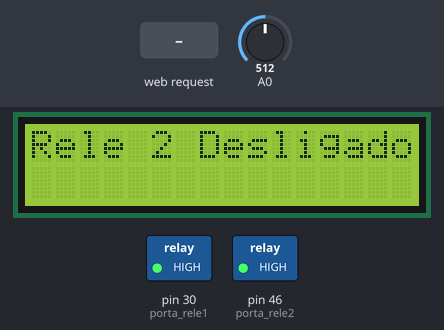
Bench run of a sketch on a simulated Arduino Mega 2560, built with avr-gcc and run on an emulated ATmega2560. Parts: 16×2 character LCD, switched loads named in the sketch (green lamp = pin HIGH). The inputs (shaded band) are chosen by the test bench; at power-on: A0 = 512.

Above: at 1.2 s.
1.3 s: A0 set to 467
4.3 s: A0 set to 434
At 5.1 s:
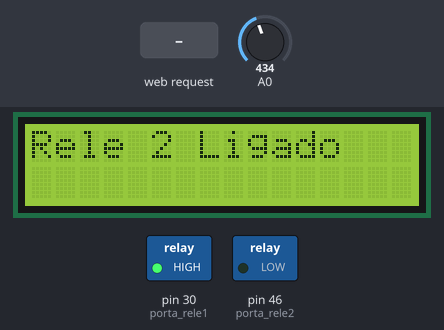
10.3 s: HTTP request GET /?rele1=1 received
At 11.6 s:
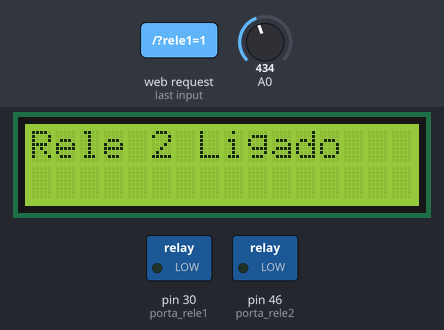
13.3 s: HTTP request GET /?rele2=0 received
At 13.46 s:
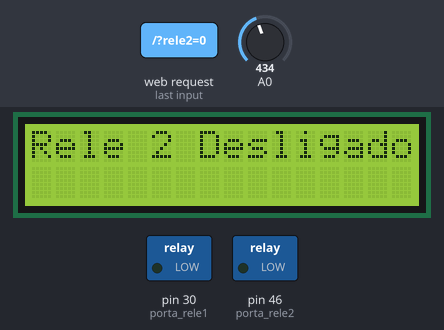
Timing chart, 0 to 16.3 s (numbered marks = the images above; inputs shaded):
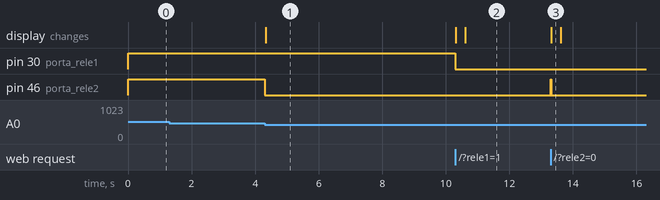

The sketch:

Grow_2023.ino
```cpp
#include "DHT.h"
#include <LiquidCrystal.h>
#include <Arduino.h>
#include <SPI.h>
#include <Ethernet.h>

byte mac[] = { 0xDE, 0xAD, 0xBE, 0xEF, 0xFE, 0xED }; //ATRIBUIÇÃO DE ENDEREÇO MAC AO ETHERNET SHIELD W5100
//byte ip[] = { 192, 168, 1, 166 }; //ATRIBUIÇÃO DE IP
//byte gateway[] = {192, 168, 1, 0}; //GATEWAY DE CONEXÃO
byte ip[] = { 10, 90, 36, 166 };
byte gateway[] = {10, 90, 36, 1};
byte subnet[] = {255, 255, 254, 0}; //MASCARA DE REDE
EthernetServer server(80); //PORTA EM QUE A CONEXÃO SERÁ FEITA

String readString = String(30); //VARIÁVEL PARA BUSCAR DADOS NO ENDEREÇO (URL)

int porta_rele1 = 30;//IN rele 01
int status = 0;


int porta_rele2 = 46;//IN rele 02
int status2 = 0;

float tempFloat;
float humFloat;

#define DHTPIN 22     //Pino22 DHT11
#define DHTTYPE DHT11

DHT dht(DHTPIN, DHTTYPE);
LiquidCrystal lcd(8,9,4,5,6,7);

///////////////////////////////////////////////////////////////////////////////////////////////////////////////////////////////////////////////
void setup(){

 Serial.begin(9600);

 Ethernet.begin(mac, ip, gateway, subnet); //PASSA OS PARÂMETROS PARA A FUNÇÃO QUE VAI FAZER A CONEXÃO COM A REDE
 server.begin();
 dht.begin();

 pinMode(porta_rele1, OUTPUT);
 digitalWrite(porta_rele1, HIGH); //LED INICIA DESLIGADO
 pinMode(porta_rele2, OUTPUT);
 digitalWrite(porta_rele2, HIGH); //LED INICIA DESLIGADO

 lcd.begin(16, 2);
 lcd.setCursor(0,0);
 lcd.print("Grower bot");
 lcd.setCursor(0,1);

}
///////////////////////////////////////////////////////////////////////////////////////////////////////////////////////////////////////////////
 void temp(float temperature,float humidity){


  humidity = dht.readHumidity();
  temperature = dht.readTemperature();
  delay(2000);
  lcd.clear();

 char tempF[6];
 char humF[6];
 dtostrf(temperature, 2, 0, tempF);
 dtostrf(humidity, 2, 0, humF);

 lcd.setCursor(0,0);
 lcd.print("Temperatura:");
 lcd.print(tempF);
 lcd.print((char)223);
 lcd.print("C ");
 lcd.setCursor(0,1);
 lcd.print("Humidade: ");
 lcd.print(humF);
 lcd.print("%");

 float tempFloat = atof(tempF); // Converte o valor de string para float
 float humFloat = atof(humF);   // Converte o valor de string para float

if(tempFloat > 25){
     onRele01();//Liga relé 01
     //Serial.print("Valor lido: ");
     //Serial.println(tempF);
  }
if(tempFloat < 23){
     offRele01();//Liga relé 01
     //Serial.print("Valor lido: ");
     //Serial.println(tempF);
  }
if(humFloat < 93){
     onRele02();//Liga relé 01
     //Serial.print("Valor lido: ");
     //Serial.println(humF);
  }
if(humFloat >= 95){
    offRele02();//Liga relé 01
     //Serial.print("Valor lido: ");
     //Serial.println(humF);
    }

  }

///////////////////////////////////////////////////////////////////////////////////////////////////////////////////////////////////////////////
void onRele01(){
  digitalWrite(porta_rele1, LOW );  //Liga relé 01
      status = 1;
      lcd.clear();
      lcd.print ("Rele 1 Ligado");
  }

///////////////////////////////////////////////////////////////////////////////////////////////////////////////////////////////////////////////
void offRele01(){
  digitalWrite(porta_rele1, HIGH );  //Desliga relé 01
      status = 0;
      lcd.clear();
      lcd.print ("Rele 1 Desligado");
  }

//////////////////////////////////////////////////////////////////////////////////////////////////////////////////////////////////////////////
void onRele02(){
  digitalWrite(porta_rele2, LOW );  //Liga relé 02
      status2 = 1;
      lcd.clear();
      lcd.print ("Rele 2 Ligado");
  }

//////////////////////////////////////////////////////////////////////////////////////////////////////////////////////////////////////////////
void offRele02(){
  digitalWrite(porta_rele2, HIGH );  //Desliga relé 02
      status2 = 0;
      lcd.clear();
      lcd.print ("Rele 2 Desligado");
  }

//////////////////////////////////////////////////////////////////////////////////////////////////////////////////////////////////////////////
void loop(){

 int botao;
 botao = analogRead (0);  //Leitura do valor da porta analógica A0

  if (botao < 50){
      temp(0,0);
 // lcd botão ("Direita ")
 }
 else if (botao < 100){
   onRele01();//Liga relé 01
  // lcd botão ("Cima ")
 }
  else if (botao < 300){
  offRele01(); //Desliga relé 01
  // lcd botão ("Baixo ")
 }
 else if (botao < 450){
  onRele02();  //Liga relé 02
     // lcd botão ("Esquerda ")
 }
 else if (botao < 800){
  offRele02();  //Desliga relé 02
  //lcd botão ("Select  ");
 }

// Exibição no Serial Monitor

// int valor = analogRead(A0);
// Serial.print("Valor lido: ");
// Serial.println(valor);
//  delay(1000); // Aguarda 1 segundo


///////////////////////////////////////////////////////////////////////////////////////////////////////////////////////////////////////////////

EthernetClient client = server.available(); //CRIA UMA CONEXÃO COM O CLIENTE
  if (client) { // SE EXISTE CLIENTE, FAZ
    while (client.connected()) {//ENQUANTO EXISTIR CLIENTE CONECTADO, FAZ
   if (client.available()) { //SE O CLIENTE ESTÁ HABILITADO, FAZ
    char c = client.read(); //LÊ CARACTERE A CARACTERE DA REQUISIÇÃO HTTP
    if (readString.length() < 100) //SE O ARRAY FOR MENOR QUE 100, FAZ
      {
        readString += c; // "readstring" VAI RECEBER OS CARACTERES LIDO
      }
        if (c == '\n') { //SE ENCONTRAR "\n" É O FINAL DO CABEÇALHO DA REQUISIÇÃO HTTP

          if (readString.indexOf("?") <0){ //SE ENCONTRAR O CARACTER "?", FAZ
          }else //SENÃO,FAZ

        if(readString.indexOf("rele1=1") >0){ //SE ENCONTRAR O PARÂMETRO "rele1=1", FAZ
             onRele01();

           }else if(readString.indexOf("rele1=0") >0){ //SENÃO, FAZ
             offRele01();

           }

        if(readString.indexOf("rele2=1") >0){ //SE ENCONTRAR O PARÂMETRO "rele2=1", FAZ
             onRele02();

           }else if(readString.indexOf("rele2=0") >0){ //SENÃO, FAZ
             offRele02();

           }

          client.println("HTTP/1.1 200 OK"); //ESCREVE PARA O CLIENTE A VERSÃO DO HTTP
          client.println("Content-Type: text/html"); //ESCREVE PARA O CLIENTE O TIPO DE CONTEÚDO(texto/html)
          client.println("");
          client.println("<!DOCTYPE HTML>"); //INFORMA AO NAVEGADOR A ESPECIFICAÇÃO DO HTML
          client.println("<html>"); //ABRE A TAG "html"
          client.println("<head>"); //ABRE A TAG "head"
          //client.println("<link rel='icon' type='image/png' href=''/>"); //DEFINIÇÃO DO ICONE DA PÁGINA
          client.println("<title>Central de controle Humidade e Temperatura:</title>"); //ESCREVE O TEXTO NA PÁGINA
          client.println("</head>"); //FECHA A TAG "head"
          client.println("<body style=background-color:#ADD8E6>"); //DEFINE A COR DE FUNDO DA PÁGINA
           //A LINHA ABAIXO ESCREVE "Central de Controle Humidade e Temperatura: " EM COR AZUL NA PÁGINA
          client.println("<center><font color='blue'><h1>Central de Controle Humidade e Temperatura:</font></center></h1>");
          client.println("<h1><center>CONTROLE RELES</center></h1>"); //ESCREVE "CONTROLE RELES" NA PÁGINA

          if (status == 1){ //SE VARIÁVEL FOR IGUAL A 1, FAZ

          /*A LINHA ABAIXO CRIA UM FORMULÁRIO CONTENDO UMA ENTRADA INVISÍVEL(hidden)
          COM O PARÂMETRO DA URL E CRIA UM BOTÃO APAGAR (CASO O LED ESTEJA LIGADO)*/
          client.println("<center><form method=get name=rele01><input type=hidden name=rele1 value=0 /><input type=submit value=APAGAR></form></center>");
          }else{ //SENÃO, FAZ

          /*A LINHA ABAIXO CRIA UM FORMULÁRIO CONTENDO UMA ENTRADA INVISÍVEL(hidden)
           COM O PARÂMETRO DA URL E CRIA UM BOTÃO ACENDER (CASO O LED ESTEJA DESLIGADO)*/
          client.println("<center><form method=get name=rele01><input type=hidden name=rele1 value=1 /><input type=submit value=ACENDER></form></center>");
          }
          client.println("<center><font size='5'>Status atual do rele temperatura: </center>"); //ESCREVE "Status atual do rele 01:" NA PÁGINA
          if (status == 1){ //SE VARIÁVEL FOR IGUAL A 1, FAZ
              client.println("<center><font color='green' size='5'>LIGADO</center>"); //ESCREVE "LIGADO" EM COR VERDE NA PÁGINA
          }else{ //SENÃO, FAZ
              client.println("<center><font color='red' size='5'>DESLIGADO</center>"); //ESCREVE "DESLIGADO" EM COR VERMELHA NA PÁGINA
          }
          client.println("<hr/>"); //TAG HTML QUE CRIA UMA LINHA HORIZONTAL NA PÁGINA

          if (status2 == 1){ //SE VARIÁVEL FOR IGUAL A 1, FAZ

          /*A LINHA ABAIXO CRIA UM FORMULÁRIO CONTENDO UMA ENTRADA INVISÍVEL(hidden)
          COM O PARÂMETRO DA URL E CRIA UM BOTÃO APAGAR (CASO O LED ESTEJA LIGADO)*/
          client.println("<center><form method=get name=rele02><input type=hidden name=rele2 value=0 /><input type=submit value=APAGAR></form></center>");
          }else{ //SENÃO, FAZ

          /*A LINHA ABAIXO CRIA UM FORMULÁRIO CONTENDO UMA ENTRADA INVISÍVEL(hidden)
          COM O PARÂMETRO DA URL E CRIA UM BOTÃO ACENDER (CASO O LED ESTEJA DESLIGADO)*/
          client.println("<center><form method=get name=rele02><input type=hidden name=rele2 value=1 /><input type=submit value=ACENDER></form></center>");
          }
          client.println("<center><font size='5' color='black'>Status atual do rele Humidade: </center>");
          if (status2 == 1){ //SE VARIÁVEL FOR IGUAL A 1, FAZ
              client.println("<center><font color='green' size='5'>LIGADO</center>");
          }else{ //SENÃO, FAZ
              client.println("<center><font color='red' size='5'>DESLIGADO</center>");
          }

          client.println("<hr/>"); //TAG HTML QUE CRIA UMA LINHA HORIZONTAL NA PÁGINA
          client.println("<hr/>"); //TAG HTML QUE CRIA UMA LINHA HORIZONTAL NA PÁGINA

          client.println("<p>Informações Adcionais:</p>");

          client.print("<p>Temperatura atual: ");
          client.print(tempFloat);
          client.println("°C </p>");

          client.print("<p>Humidade atual: ");
          client.print(humFloat);
          client.println("% </p>");

          client.println("</body>");
          client.println("</html>");
          readString=""; //A VARIÁVEL É REINICIALIZADA
          c="";
          client.stop(); //FINALIZA A REQUISIÇÃO HTTP E DESCONECTA O CLIENTE

            }
          }
        }
      }
 }
```

Measured:
- the behaviour switches between 450 and 449 on A0 (found by bisection; images 0 and 1)
- after the input at 1.3 s, every drawn part: stays the same
- after the input at 4.3 s, pin 46 (porta_rele2): HIGH → LOW at once; the display: changes at once (image 1)
- after the input at 10.3 s, pin 30 (porta_rele1): HIGH → LOW at once; the display: first changes at once (image 2 shows a later state)
- after the input at 13.3 s, pin 46 (porta_rele2): LOW → HIGH at once, → LOW 0.01 s later; the display: changes at once (image 3)
